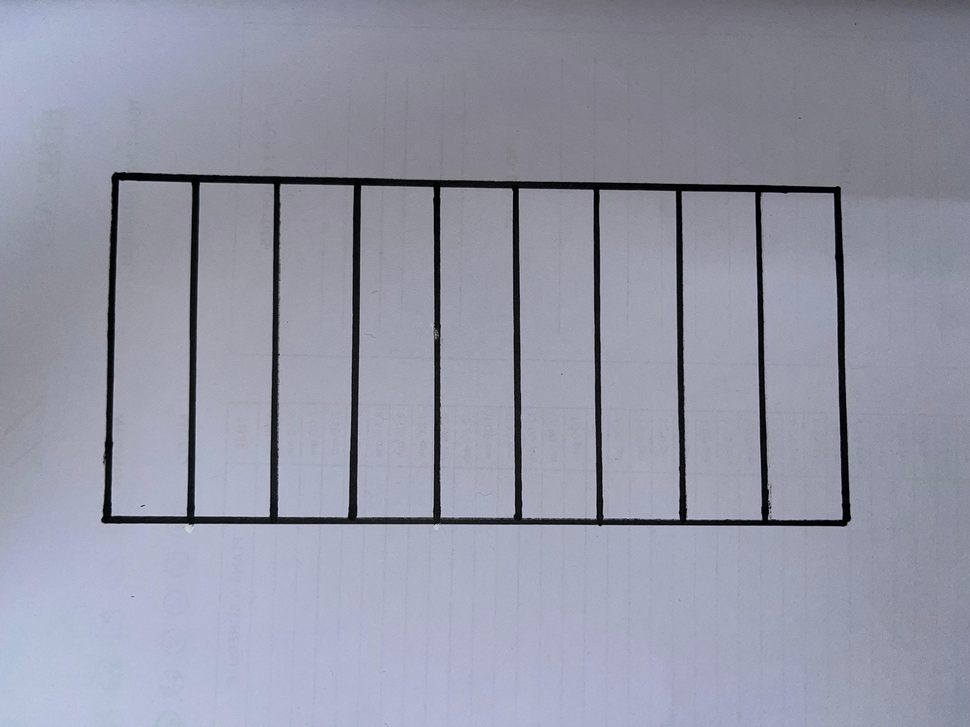
#> input picture TestImg.jpeg, 970 x 727 px, shrunk from 4032 x 3024 before the run, given in place of the camera
$ python PaperEdge.py
#> lines starting #> are read from the running program, lines starting #| are printed output that depends on the picture; after the words box and inside, x2 and y2 are one past the last pixel; in counts of white or black regions, pixels touching at a corner belong together
# [118 lines of commented-out code are left out]
import cv2
import numpy as np

def main():
    # Initialize the camera
    cap = cv2.VideoCapture(0)

    while True:
        # Read the frame from the camera
        _, frame = cap.read()
#> frame is the input picture: shape (727, 970, 3); mean B, G, R 165.9, 150.2, 147.8

        # Convert to grayscale
        gray = cv2.cvtColor(frame, cv2.COLOR_BGR2GRAY)
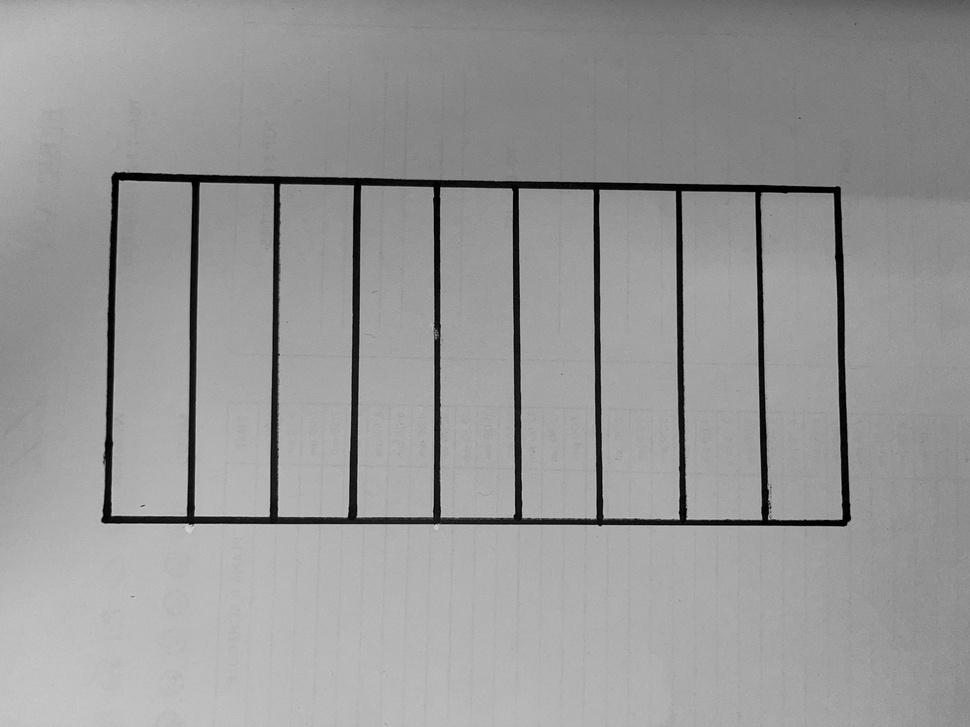
#> gray: shape (727, 970); min 0, max 213, mean 151.3

        # Apply Gaussian blur
        blurred = cv2.GaussianBlur(gray, (5, 5), 0)

        # Apply Canny edge detector
        # Try adjusting the threshold values for better edge detection
        edges = cv2.Canny(blurred, threshold1=30, threshold2=150)  # Adjust these values
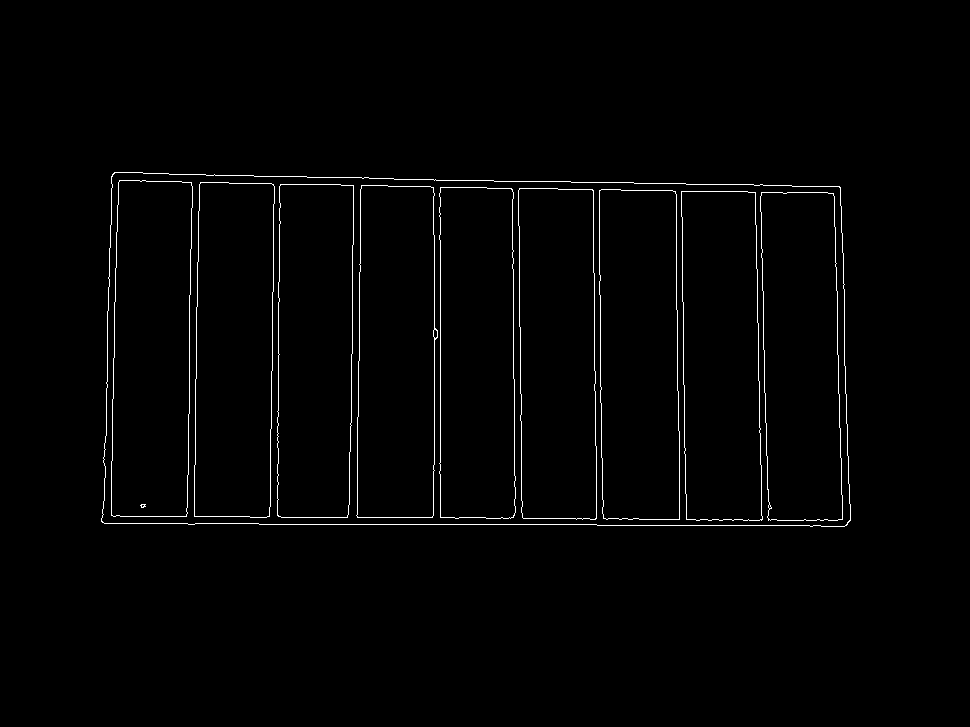
#> edges: shape (727, 970); 1.3% white in thin lines or dots, all inside (x1, y1, x2, y2) = (101, 172, 851, 527)

        # Find contours
        contours, _ = cv2.findContours(edges.copy(), cv2.RETR_EXTERNAL, cv2.CHAIN_APPROX_SIMPLE)
#> contours = 1 contour; box (x1, y1, x2, y2) and area: (101, 172, 851, 527) 254168

        # Sort contours from left to right
        contours = sorted(contours, key=lambda c: cv2.boundingRect(c)[0])

        # Initialize tile counter
        tile_counter = 0

        # Loop over the contours
        for c in contours:
            # Approximate the contour
            # Adjust the approximation accuracy as needed
            peri = cv2.arcLength(c, True)
            approx = cv2.approxPolyDP(c, 0.02 * peri, True)  # Adjust the approximation factor

            # If the approximated contour has four points, we can assume we have found a rectangle
            if len(approx) == 4:
                # Draw the contour and label the tile
                cv2.drawContours(frame, [approx], -1, (0, 255, 0), 2)
                x, y, w, h = cv2.boundingRect(approx)
                cv2.putText(frame, f"Tile {tile_counter}", (x, y - 10), cv2.FONT_HERSHEY_SIMPLEX, 0.5, (255, 0, 0), 2)
                tile_counter += 1
#> this loop made 1 pass
#> (peri, approx, x, y, w, h, tile_counter) on pass 1: (2190.3, [[111, 176], [104, 523], [850, 520], [839, 186]], 104, 176, 747, 348, 1)
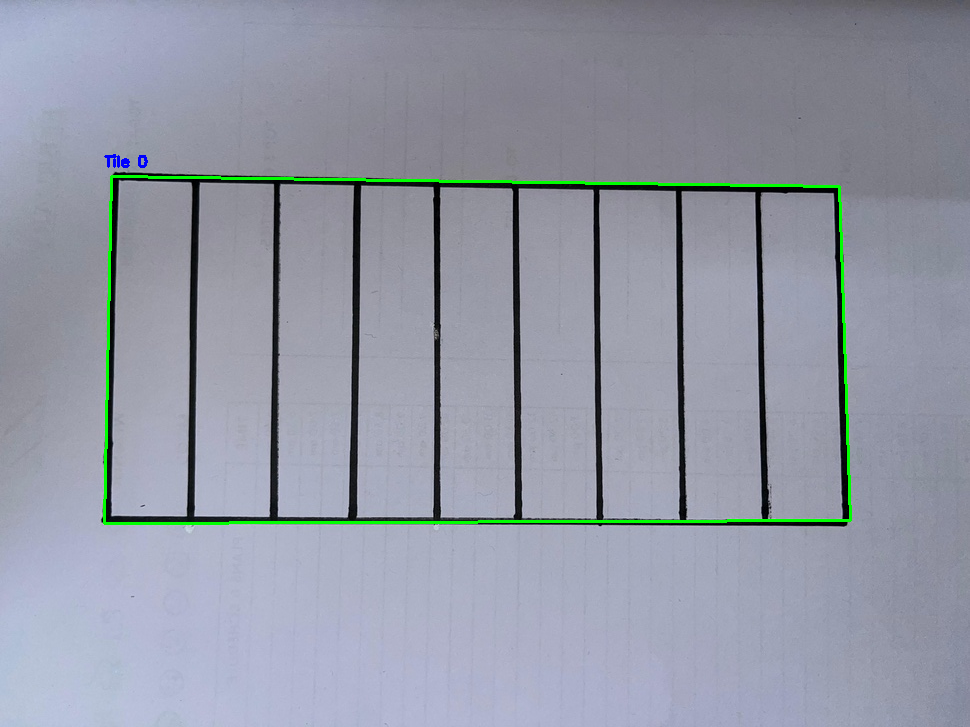
#> frame: shape (727, 970, 3); 0.96% of pixels changed, all inside (x1, y1, x2, y2) = (103, 154, 852, 525)
#> after the loop, tile_counter = 1

        # Display the frame with labeled tiles
        cv2.imshow('Labeled Tiles', frame)

        # Break the loop with 'q'
        if cv2.waitKey(1) & 0xFF == ord('q'):
#> (key q is pressed here)
            break

    # Release the camera and close all windows
    cap.release()
    cv2.destroyAllWindows()

if __name__ == "__main__":
    main()
